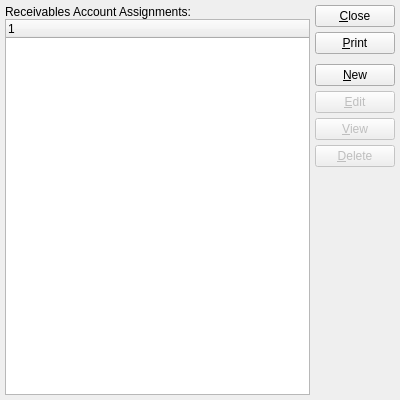
<?xml version="1.0" encoding="UTF-8"?>
<ui version="4.0">
 <comment>This file is part of the xTuple ERP: PostBooks Edition, a free and
open source Enterprise Resource Planning software suite,
Copyright (c) 1999-2011 by OpenMFG LLC, d/b/a xTuple.
It is licensed to you under the Common Public Attribution License
version 1.0, the full text of which (including xTuple-specific Exhibits)
is available at www.xtuple.com/CPAL.  By using this software, you agree
to be bound by its terms.</comment>
 <class>arAccountAssignments</class>
 <widget class="QWidget" name="arAccountAssignments">
  <property name="geometry">
   <rect>
    <x>0</x>
    <y>0</y>
    <width>400</width>
    <height>400</height>
   </rect>
  </property>
  <property name="windowTitle">
   <string>List Receivables Account Assignments</string>
  </property>
  <layout class="QGridLayout" name="gridLayout">
   <item row="0" column="0">
    <layout class="QVBoxLayout">
     <property name="spacing">
      <number>0</number>
     </property>
     <item>
      <widget class="QLabel" name="_arAccountsLit">
       <property name="text">
        <string>Receivables Account Assignments:</string>
       </property>
      </widget>
     </item>
     <item>
      <widget class="XTreeWidget" name="_araccnt"/>
     </item>
    </layout>
   </item>
   <item row="0" column="1">
    <layout class="QVBoxLayout" name="verticalLayout">
     <item>
      <widget class="QPushButton" name="_close">
       <property name="text">
        <string>&amp;Close</string>
       </property>
      </widget>
     </item>
     <item>
      <widget class="QPushButton" name="_print">
       <property name="text">
        <string>&amp;Print</string>
       </property>
      </widget>
     </item>
     <item>
      <spacer name="verticalSpacer">
       <property name="orientation">
        <enum>Qt::Vertical</enum>
       </property>
       <property name="sizeType">
        <enum>QSizePolicy::Fixed</enum>
       </property>
       <property name="sizeHint" stdset="0">
        <size>
         <width>20</width>
         <height>5</height>
        </size>
       </property>
      </spacer>
     </item>
     <item>
      <widget class="QPushButton" name="_new">
       <property name="text">
        <string>&amp;New</string>
       </property>
      </widget>
     </item>
     <item>
      <widget class="QPushButton" name="_edit">
       <property name="enabled">
        <bool>false</bool>
       </property>
       <property name="text">
        <string>&amp;Edit</string>
       </property>
      </widget>
     </item>
     <item>
      <widget class="QPushButton" name="_view">
       <property name="enabled">
        <bool>false</bool>
       </property>
       <property name="text">
        <string>&amp;View</string>
       </property>
      </widget>
     </item>
     <item>
      <widget class="QPushButton" name="_delete">
       <property name="enabled">
        <bool>false</bool>
       </property>
       <property name="text">
        <string>&amp;Delete</string>
       </property>
      </widget>
     </item>
     <item>
      <spacer name="Spacer56">
       <property name="orientation">
        <enum>Qt::Vertical</enum>
       </property>
       <property name="sizeType">
        <enum>QSizePolicy::Expanding</enum>
       </property>
       <property name="sizeHint" stdset="0">
        <size>
         <width>20</width>
         <height>20</height>
        </size>
       </property>
      </spacer>
     </item>
    </layout>
   </item>
  </layout>
 </widget>
 <layoutdefault spacing="5" margin="5"/>
 <pixmapfunction>qPixmapFromMimeSource</pixmapfunction>
 <customwidgets>
  <customwidget>
   <class>XTreeWidget</class>
   <extends>QTreeWidget</extends>
   <header>xtreewidget.h</header>
   <container>1</container>
  </customwidget>
 </customwidgets>
 <tabstops>
  <tabstop>_araccnt</tabstop>
  <tabstop>_new</tabstop>
  <tabstop>_view</tabstop>
  <tabstop>_delete</tabstop>
  <tabstop>_print</tabstop>
  <tabstop>_close</tabstop>
 </tabstops>
 <resources/>
 <connections>
  <connection>
   <sender>_close</sender>
   <signal>clicked()</signal>
   <receiver>arAccountAssignments</receiver>
   <slot>close()</slot>
   <hints>
    <hint type="sourcelabel">
     <x>20</x>
     <y>20</y>
    </hint>
    <hint type="destinationlabel">
     <x>20</x>
     <y>20</y>
    </hint>
   </hints>
  </connection>
  <connection>
   <sender>_araccnt</sender>
   <signal>valid(bool)</signal>
   <receiver>_view</receiver>
   <slot>setEnabled(bool)</slot>
   <hints>
    <hint type="sourcelabel">
     <x>20</x>
     <y>20</y>
    </hint>
    <hint type="destinationlabel">
     <x>20</x>
     <y>20</y>
    </hint>
   </hints>
  </connection>
 </connections>
</ui>
